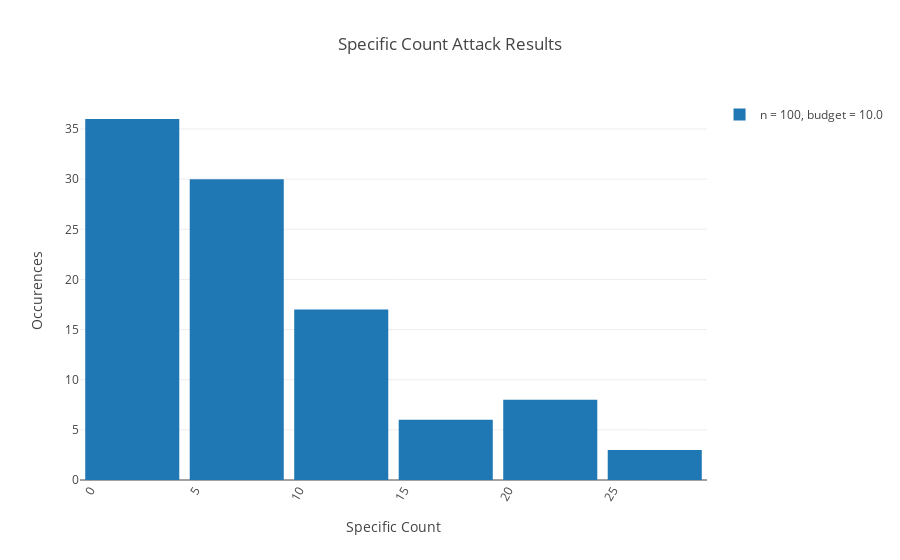

Write notebook code for a chart like this one.
### Markdown cell above
## Privacy Budget with multi-column GROUP BY

Can we protect these individuals who are at risk for multi-variate discovery.

### Code cell
from IPython.display import display
from ipywidgets import interact, interactive, fixed, interact_manual
import ipywidgets as widgets
import numpy as np
from plotly.offline import download_plotlyjs, init_notebook_mode, iplot
import plotly.graph_objs as go

# This is to use ployly offline
init_notebook_mode(connected=True)

iframe = None

# Number of query runs (n)
n = widgets.BoundedIntText(value=100, min=1, max=1000, description='n:')

# Privacy budget (\epsilon_{total})
budget = widgets.BoundedFloatText(value=10, min=1, description=r'$\epsilon_{total}$:')

# Fancy progress bar 🎩
progress = widgets.FloatProgress(min=0,max=100, step=1, description='Progress:')

def multi_variate_differential_privacy(query, epsilon=1):
    
    results = pd.read_sql(query, con=db)
    
    temp = []
    
    for i in range(len(results)):
        
        noise = np.random.laplace(scale=1/epsilon);
        
        new_count = int(np.abs(np.round(results['count'][i] + noise)))
        
        temp.append((results['gender_concept_id'][i], results['year_of_birth'][i], new_count))
    
    return new_count

query2 = """
    SELECT p.gender_concept_id, p.year_of_birth, p.month_of_birth, p.day_of_birth, COUNT(*)
    FROM person p
    WHERE p.year_of_birth=1979 and p.month_of_birth=6 and p.day_of_birth=1 and p.gender_concept_id=8507
    GROUP BY p.year_of_birth, p.gender_concept_id, p.month_of_birth, p.day_of_birth, p.time_of_birth
    HAVING count(*) < 3
    ORDER BY p.year_of_birth;
"""

def run(button):
    results = []
    epsilon_i = budget.value / n.value
    
    for i in range(0, n.value):
        results.append(multi_variate_differential_privacy(query2, epsilon_i))
        progress.value = (i + 1) / n.value * 100
        
    data = [go.Histogram(x=results, name="n = {}, budget = {}".format(n.value, budget.value))]
    layout = go.Layout(
        title='Specific Count Attack Results', 
        xaxis={'title':'Specific Count', 'tickangle': 300, 'exponentformat': 'none'}, 
        yaxis={'title':'Occurences'},
        showlegend=True,
        bargap=0.1)
    
    iplot({"data": data, "layout": layout})        

button = widgets.Button(description="Run Attack")
button.on_click(run)

display(n)
display(budget)
display(button)

### Figure 1 — Plotly figure (JSON) as saved in the notebook; plotly's stock layout.template omitted (floating-point values rounded to 4 significant figures)
{"data": [{"name": "n = 100, budget = 10.0", "type": "histogram", "x": [28, 6, 9, 20, 21, 5, 5, 0, 12, 13, 3, 6, 4, 6, 0, 3, 18, 1, 8, 5, 3, 13, 4, 0, 23, 10, 14, 5, 8, 1, 6, 25, 16, 17, 10, 12, 10, 23, 7, 17, 10, 2, 9, 5, 4, 0, 9, 5, 14, 0, 13, 7, 3, 6, 10, 6, 8, 5, 1, 13, 25, 11, 4, 2, 2, 4, 1, 4, 5, 0, 9, 7, 20, 5, 5, 6, 18, 4, 4, 0, 20, 8, 12, 2, 3, 4, 2, 8, 15, 3, 14, 4, 4, 20, 23, 1, 4, 13, 3, 7]}], "layout": {"bargap": 0.1, "showlegend": true, "title": "Specific Count Attack Results", "xaxis": {"exponentformat": "none", "tickangle": 300, "title": "Specific Count"}, "yaxis": {"title": "Occurences"}}}
